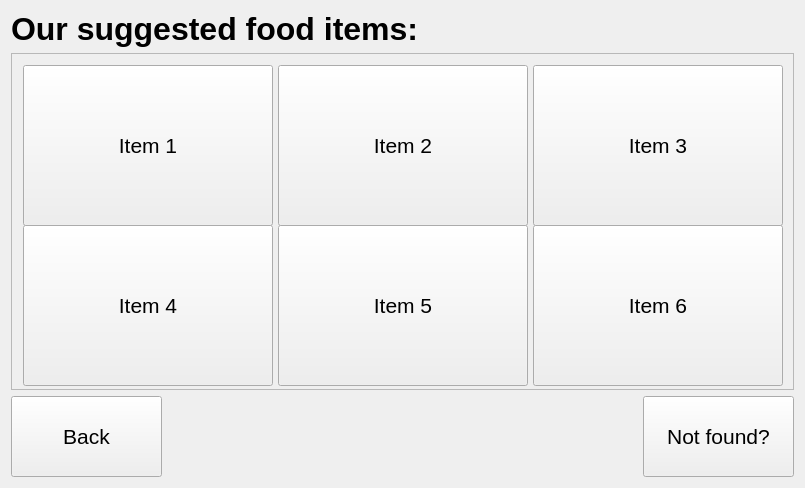
<?xml version="1.0" encoding="UTF-8"?>
<ui version="4.0">
 <class>foodSuggestionMenu</class>
 <widget class="QWidget" name="foodSuggestionMenu">
  <property name="geometry">
   <rect>
    <x>0</x>
    <y>0</y>
    <width>805</width>
    <height>488</height>
   </rect>
  </property>
  <property name="windowTitle">
   <string>foodSuggestionMenu</string>
  </property>
  <layout class="QGridLayout" name="gridLayout">
   <item row="0" column="0">
    <widget class="QLabel" name="lbl_title">
     <property name="font">
      <font>
       <family>Helvetica Neue</family>
       <pointsize>24</pointsize>
       <weight>75</weight>
       <bold>true</bold>
      </font>
     </property>
     <property name="text">
      <string>Our suggested food items:</string>
     </property>
    </widget>
   </item>
   <item row="1" column="0">
    <widget class="QScrollArea" name="scrollArea">
     <property name="minimumSize">
      <size>
       <width>781</width>
       <height>321</height>
      </size>
     </property>
     <property name="widgetResizable">
      <bool>true</bool>
     </property>
     <widget class="QWidget" name="scrollAreaWidgetContents">
      <property name="geometry">
       <rect>
        <x>0</x>
        <y>0</y>
        <width>779</width>
        <height>334</height>
       </rect>
      </property>
      <property name="minimumSize">
       <size>
        <width>779</width>
        <height>319</height>
       </size>
      </property>
      <layout class="QGridLayout" name="gridLayout_3">
       <item row="1" column="1">
        <widget class="QPushButton" name="btn_item5">
         <property name="minimumSize">
          <size>
           <width>250</width>
           <height>161</height>
          </size>
         </property>
         <property name="font">
          <font>
           <family>Helvetica Neue</family>
           <pointsize>16</pointsize>
          </font>
         </property>
         <property name="text">
          <string>Item 5</string>
         </property>
        </widget>
       </item>
       <item row="1" column="0">
        <widget class="QPushButton" name="btn_item4">
         <property name="minimumSize">
          <size>
           <width>250</width>
           <height>161</height>
          </size>
         </property>
         <property name="font">
          <font>
           <family>Helvetica Neue</family>
           <pointsize>16</pointsize>
          </font>
         </property>
         <property name="text">
          <string>Item 4</string>
         </property>
        </widget>
       </item>
       <item row="1" column="2">
        <widget class="QPushButton" name="btn_item6">
         <property name="minimumSize">
          <size>
           <width>250</width>
           <height>161</height>
          </size>
         </property>
         <property name="font">
          <font>
           <family>Helvetica Neue</family>
           <pointsize>16</pointsize>
          </font>
         </property>
         <property name="text">
          <string>Item 6</string>
         </property>
        </widget>
       </item>
       <item row="0" column="1">
        <widget class="QPushButton" name="btn_item2">
         <property name="minimumSize">
          <size>
           <width>250</width>
           <height>161</height>
          </size>
         </property>
         <property name="font">
          <font>
           <family>Helvetica Neue</family>
           <pointsize>16</pointsize>
          </font>
         </property>
         <property name="text">
          <string>Item 2</string>
         </property>
        </widget>
       </item>
       <item row="0" column="2">
        <widget class="QPushButton" name="btn_item3">
         <property name="minimumSize">
          <size>
           <width>250</width>
           <height>161</height>
          </size>
         </property>
         <property name="font">
          <font>
           <family>Helvetica Neue</family>
           <pointsize>16</pointsize>
          </font>
         </property>
         <property name="text">
          <string>Item 3</string>
         </property>
        </widget>
       </item>
       <item row="0" column="0">
        <widget class="QPushButton" name="btn_item1">
         <property name="minimumSize">
          <size>
           <width>250</width>
           <height>161</height>
          </size>
         </property>
         <property name="font">
          <font>
           <family>Helvetica Neue</family>
           <pointsize>16</pointsize>
          </font>
         </property>
         <property name="text">
          <string>Item 1</string>
         </property>
        </widget>
       </item>
      </layout>
     </widget>
    </widget>
   </item>
   <item row="2" column="0">
    <layout class="QHBoxLayout" name="horizontalLayout">
     <item>
      <widget class="QPushButton" name="btn_back">
       <property name="minimumSize">
        <size>
         <width>151</width>
         <height>81</height>
        </size>
       </property>
       <property name="font">
        <font>
         <family>Helvetica Neue</family>
         <pointsize>16</pointsize>
        </font>
       </property>
       <property name="text">
        <string>Back</string>
       </property>
      </widget>
     </item>
     <item>
      <spacer name="horizontalSpacer">
       <property name="orientation">
        <enum>Qt::Horizontal</enum>
       </property>
       <property name="sizeHint" stdset="0">
        <size>
         <width>458</width>
         <height>20</height>
        </size>
       </property>
      </spacer>
     </item>
     <item>
      <widget class="QPushButton" name="btn_notFound">
       <property name="minimumSize">
        <size>
         <width>151</width>
         <height>81</height>
        </size>
       </property>
       <property name="font">
        <font>
         <family>Helvetica Neue</family>
         <pointsize>16</pointsize>
        </font>
       </property>
       <property name="text">
        <string>Not found?</string>
       </property>
      </widget>
     </item>
    </layout>
   </item>
  </layout>
 </widget>
 <layoutdefault spacing="6" margin="11"/>
 <resources/>
 <connections/>
</ui>
